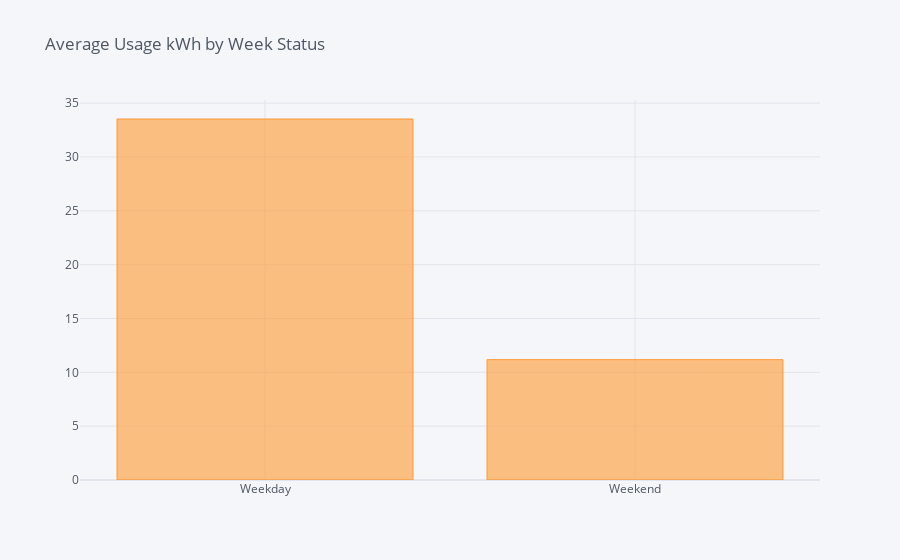

Notebook cell for this chart:
### Code cell
# Bar Plot
df[['WeekStatus', 'Usage_kWh']].groupby('WeekStatus').mean().iplot(kind='bar', title='Average Usage kWh by Week Status')

### Figure 1 — Plotly figure (JSON) as saved in the notebook; plotly's stock layout.template omitted (floating-point values rounded to 4 significant figures)
{"data": [{"marker": {"color": "rgba(255, 153, 51, 0.6)", "line": {"color": "rgba(255, 153, 51, 1.0)", "width": 1}}, "name": "Usage_kWh", "orientation": "v", "text": "", "x": ["Weekday", "Weekend"], "y": [33.53, 11.18], "type": "bar"}], "layout": {"legend": {"bgcolor": "#F5F6F9", "font": {"color": "#4D5663"}}, "paper_bgcolor": "#F5F6F9", "plot_bgcolor": "#F5F6F9", "title": {"font": {"color": "#4D5663"}, "text": "Average Usage kWh by Week Status"}, "xaxis": {"gridcolor": "#E1E5ED", "showgrid": true, "tickfont": {"color": "#4D5663"}, "title": {"font": {"color": "#4D5663"}, "text": ""}, "zerolinecolor": "#E1E5ED", "type": "category", "range": [-0.5, 1.5], "autorange": true}, "yaxis": {"gridcolor": "#E1E5ED", "showgrid": true, "tickfont": {"color": "#4D5663"}, "title": {"font": {"color": "#4D5663"}, "text": ""}, "zerolinecolor": "#E1E5ED", "type": "linear", "range": [0, 35.29], "autorange": true}, "autosize": true}}
